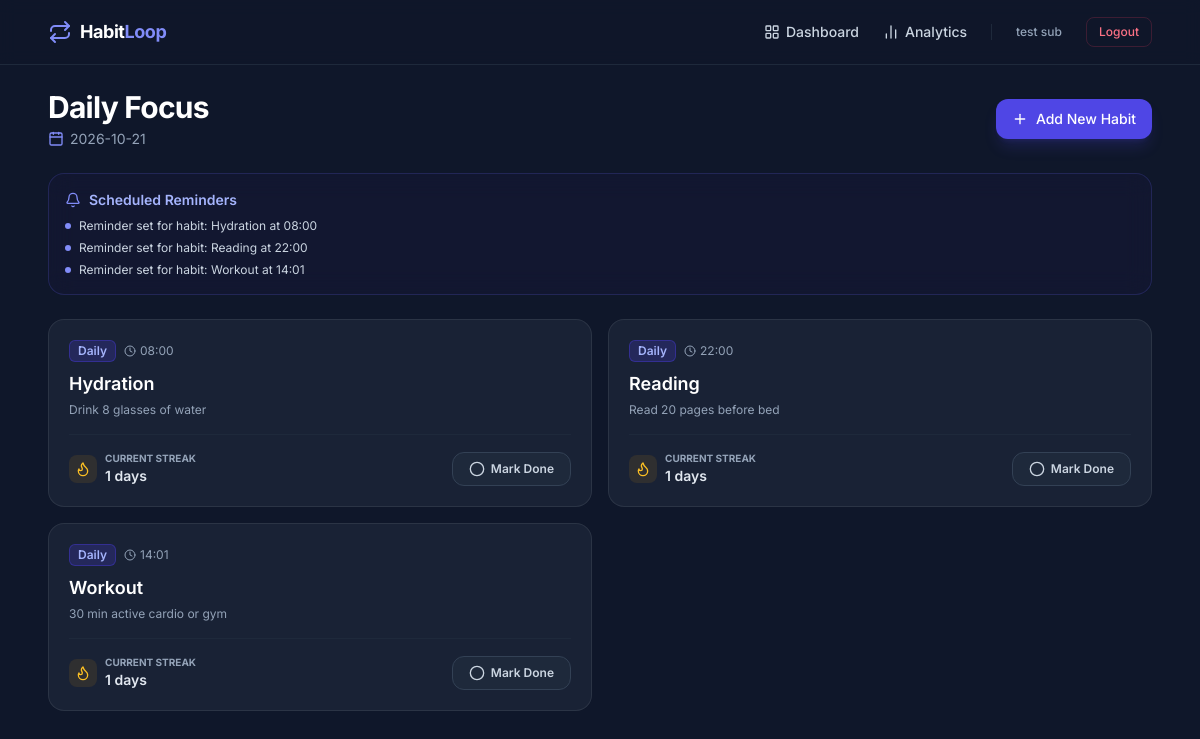
/dashboard (signed in), run on an earlier commit of the app's database.
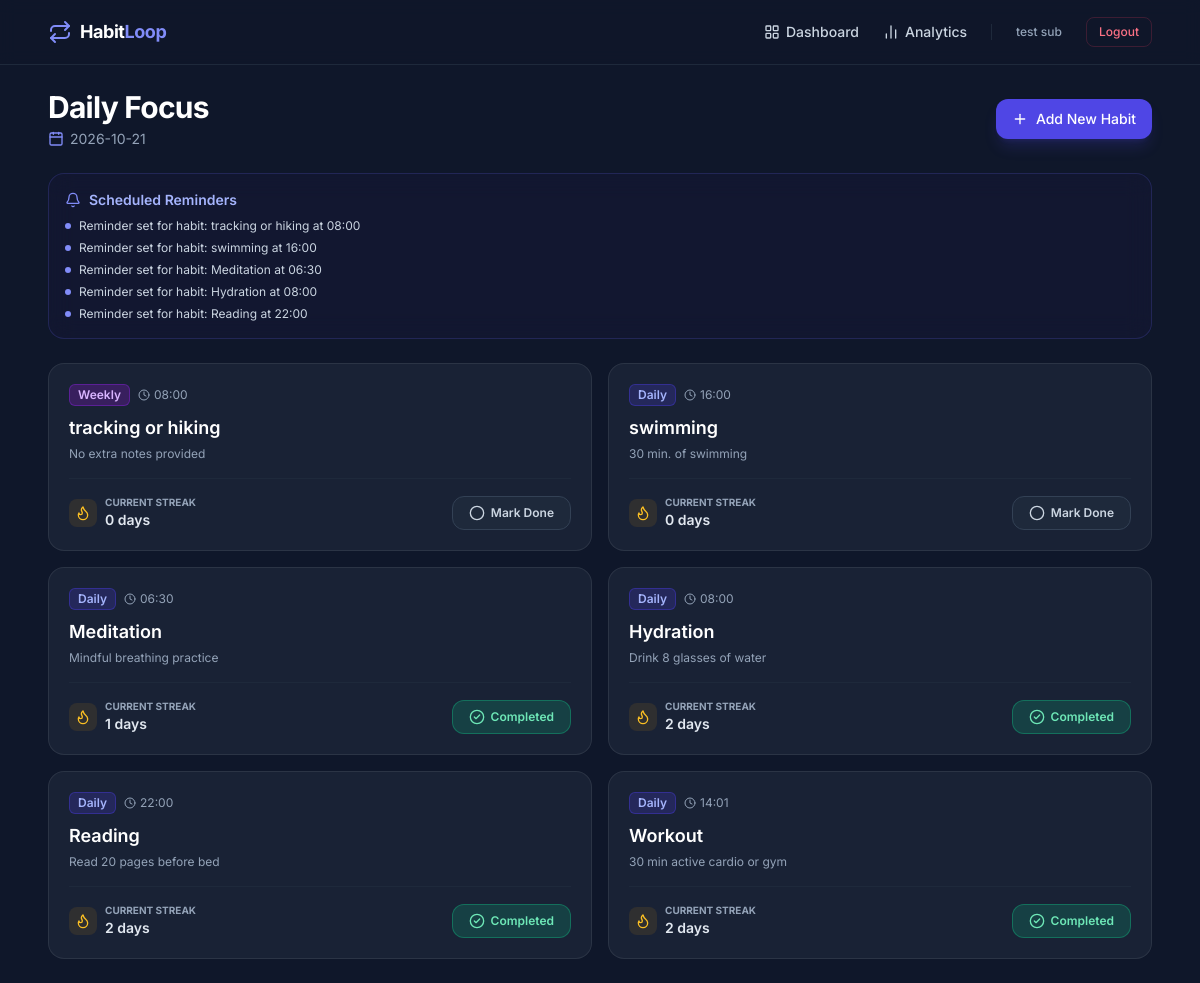
And on a later commit of the database.
### tables this page shows
CREATE TABLE Notification (
            notification_id INTEGER PRIMARY KEY AUTOINCREMENT,
            user_id INTEGER NOT NULL,
            habit_id INTEGER,
            message TEXT NOT NULL,
            reminder_time DATETIME DEFAULT CURRENT_TIMESTAMP,
            status TEXT DEFAULT 'unread',
            FOREIGN KEY (user_id) REFERENCES User(user_id) ON DELETE CASCADE,
            FOREIGN KEY (habit_id) REFERENCES Habit(habit_id) ON DELETE SET NULL
        );

CREATE TABLE Habit (
            habit_id INTEGER PRIMARY KEY AUTOINCREMENT,
            user_id INTEGER NOT NULL,
            title TEXT NOT NULL,
            description TEXT,
            frequency TEXT DEFAULT 'Daily',
            start_date DATE NOT NULL,
            reminder_time TIME,
            created_at DATETIME DEFAULT CURRENT_TIMESTAMP,
            FOREIGN KEY (user_id) REFERENCES User(user_id) ON DELETE CASCADE
        );

### app.py (the view)
@app.route("/dashboard")
@login_required
def dashboard():
    conn = get_db()
    today_str = date.today().strftime("%Y-%m-%d")
    habits = conn.execute("""
        SELECT
            h.*,
            COALESCE(s.current_streak, 0) AS current_streak,
            COALESCE(s.longest_streak, 0) AS longest_streak,
            CASE WHEN hl.log_id IS NOT NULL THEN 1 ELSE 0 END AS completed_today
        FROM Habit h
        LEFT JOIN Streak s ON h.habit_id = s.habit_id
        LEFT JOIN HabitLog hl ON h.habit_id = hl.habit_id AND hl.completion_date = ?
        WHERE h.user_id = ?
        ORDER BY h.created_at DESC
    """, (today_str, session["user_id"])).fetchall()
    notifications = conn.execute("""
        SELECT * FROM Notification
        WHERE user_id = ? AND status = 'unread'
        ORDER BY reminder_time DESC LIMIT 5
    """, (session["user_id"],)).fetchall()
    conn.close()
    return render_template("dashboard.html", habits=habits, notifications=notifications, today=today_str)

### app.py (called while the page is built)
def get_db():
    conn = sqlite3.connect(DB_NAME)
    conn.row_factory = sqlite3.Row
    conn.execute("PRAGMA foreign_keys = ON;")
    return conn

def login_required(f):
    @wraps(f)
    def decorated_function(*args, **kwargs):
        if "user_id" not in session:
            flash("Please log in to continue.", "warning")
            return redirect(url_for("login"))
        return f(*args, **kwargs)
    return decorated_function

### templates/dashboard.html (shortened to what the changed rows need)
{% extends 'base.html' %}
{% block content %}
<div class="space-y-6">
    <div class="flex flex-col md:flex-row md:items-center justify-between gap-4">
        <div>
            <h1 class="text-2xl sm:text-3xl font-bold tracking-tight text-white">Daily Focus</h1>
        </div>
    </div>
    {% if notifications %}
    <div class="glass-card rounded-2xl p-4 border border-indigo-500/20 bg-indigo-950/20">
        <div class="space-y-1.5">
            {% for n in notifications %}
                <p class="text-xs text-slate-300 flex items-center gap-2">
                    <span class="w-1.5 h-1.5 rounded-full bg-indigo-400"></span>
                    {{ n.message }}
                </p>
            {% endfor %}
        </div>
    </div>
    {% endif %}
    <div class="grid grid-cols-1 md:grid-cols-2 gap-4">
        {% for h in habits %}
        <div id="habit-card-{{ h.habit_id }}" class="glass-card rounded-2xl p-5 flex flex-col justify-between hover:border-slate-700 transition relative group">
            <div class="flex items-start justify-between gap-3">
                <div>
                    <div class="flex items-center gap-2">
                        <span class="text-xs font-semibold px-2 py-0.5 rounded-md
                            {% if h.frequency == 'Daily' %} bg-indigo-900/50 text-indigo-300 border border-indigo-700/50
                            {% else %} bg-purple-900/50 text-purple-300 border border-purple-700/50 {% endif %}">
                            {{ h.frequency }}
                        </span>
                        {% if h.reminder_time %}
                        <span class="text-xs text-slate-400 flex items-center gap-1">
                            <i data-lucide="clock" class="w-3 h-3"></i> {{ h.reminder_time }}
                        </span>
                        {% endif %}
                    </div>
                    <h3 class="text-lg font-semibold text-white mt-2">{{ h.title }}</h3>
                    <p class="text-xs text-slate-400 mt-1 line-clamp-2">{{ h.description or 'No extra notes provided' }}</p>
                </div>
                <form action="{{ url_for('delete_habit', habit_id=h.habit_id) }}" method="POST" onsubmit="return confirm('Delete this habit?');">
                </form>
            </div>
            <div class="pt-4 mt-4 border-t border-slate-800 flex items-center justify-between">
                <div class="flex items-center gap-2">
                    <div class="p-1.5 rounded-lg bg-amber-500/10 text-amber-400">
                        <i data-lucide="flame" class="w-4 h-4"></i>
                    </div>
                    <div>
                        <p class="text-[10px] uppercase font-bold text-slate-400">Current Streak</p>
                        <p class="text-sm font-semibold text-slate-200">
                            <span id="streak-{{ h.habit_id }}">{{ h.current_streak }}</span> days
                        </p>
                    </div>
                </div>
                <button
                    onclick="toggleHabit({{ h.habit_id }})"
                    id="btn-{{ h.habit_id }}"
                    class="px-4 py-2 rounded-xl text-xs font-semibold flex items-center gap-1.5 transition
                    {% if h.completed_today %}
                        bg-emerald-500/20 text-emerald-300 border border-emerald-500/40
                    {% else %}
                        bg-slate-800 hover:bg-slate-700 text-slate-300 border border-slate-700
                    {% endif %}">
                    <i data-lucide="{% if h.completed_today %}check-circle-2{% else %}circle{% endif %}" id="icon-{{ h.habit_id }}" class="w-4 h-4"></i>
                    <span id="label-{{ h.habit_id }}">{% if h.completed_today %}Completed{% else %}Mark Done{% endif %}</span>
                </button>
            </div>
        </div>
        {% endfor %}
    </div>
</div>
{% endblock %}

What changed in the data, as far as the page shows it:
no longer on this page (row unchanged): Notification: message "Reminder set for habit: Workout at 14:01"
added Notification: message "Reminder set for habit: tracking or hiking at 08:00"
added Notification: message "Reminder set for habit: swimming at 16:00"
added Notification: message "Reminder set for habit: Meditation at 06:30"
added Habit: frequency "Weekly", reminder_time "08:00", title "tracking or hiking", description "No extra notes provided", current_streak "0", shows "Mark Done"
added Habit: frequency "Daily", reminder_time "16:00", title "swimming", description "30 min. of swimming", current_streak "0", shows "Mark Done"
added Habit: frequency "Daily", reminder_time "06:30", title "Meditation", description "Mindful breathing practice", current_streak "1", shows "Completed"
computed for Habit "Hydration": current_streak "1" → "2"; text "Mark Done" → "Completed"
computed for Habit "Reading": current_streak "1" → "2"; text "Mark Done" → "Completed"
computed for Habit "Workout": current_streak "1" → "2"; text "Mark Done" → "Completed"
